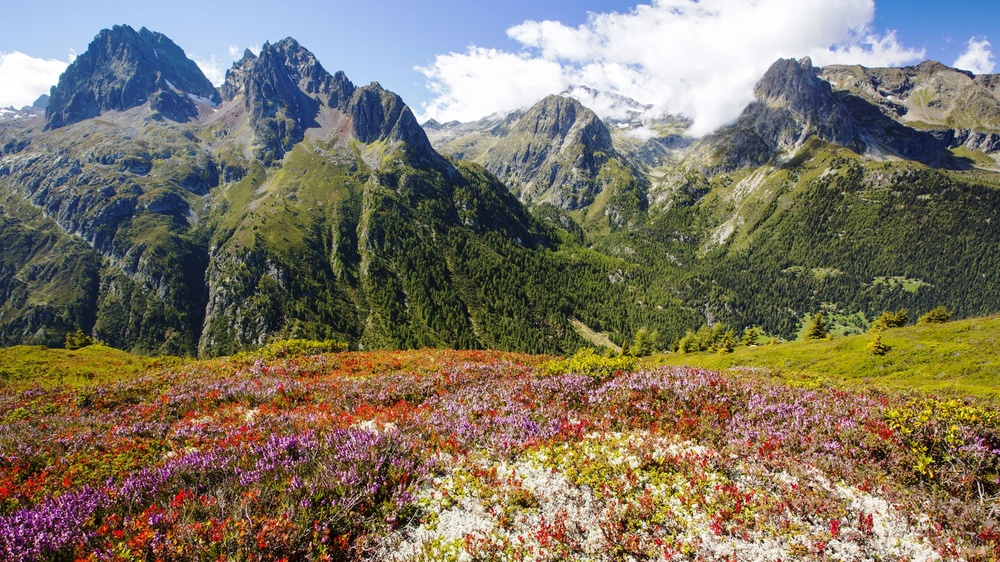
#> input picture t.jpg, 1000 x 562 px, shrunk from 1920 x 1080 before the run
$ python gray.py t.jpg
#> lines starting #> are read from the running program, lines starting #| are printed output that depends on the picture
import sys
import cv2
import numpy as np

I = cv2.imread(sys.argv[1], cv2.IMREAD_GRAYSCALE).astype(float)
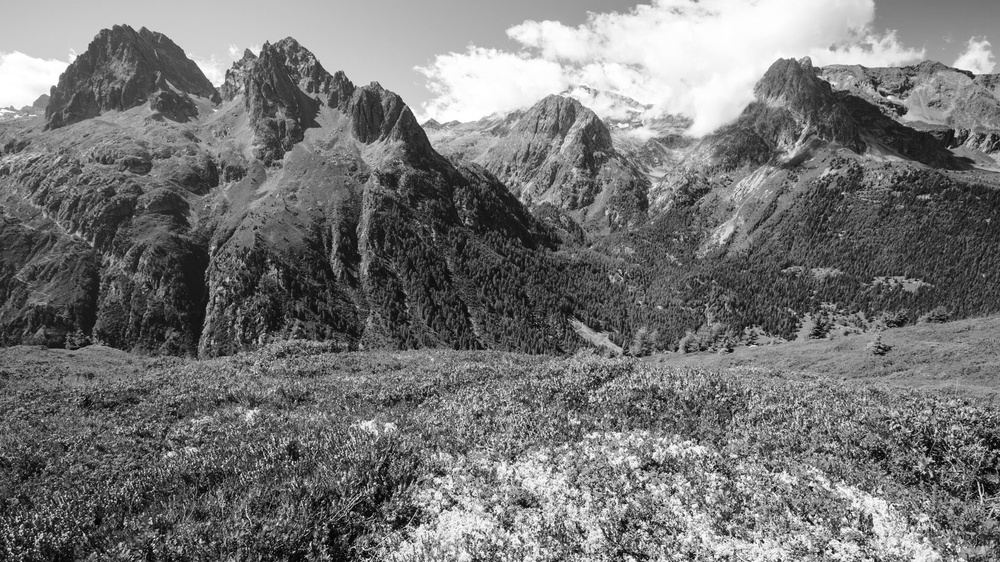
#> I: shape (562, 1000) float64; min 0, max 255, mean 117.4
def halftone(I):
    for i in range(2, len(I) - 2):
        for j in range(2, len(I[0]) - 2):
            e = I[i][j] if I[i][j] < 128 else I[i][j] - 255
            I[i][j] = 0 if I[i][j] < 128 else 255
            I[i:i+3, j-2:j+3] += np.array([[0, 0, 0, 7, 5], [3, 5, 7, 5, 3], [1, 3, 5, 3, 1]]) / 48 * e
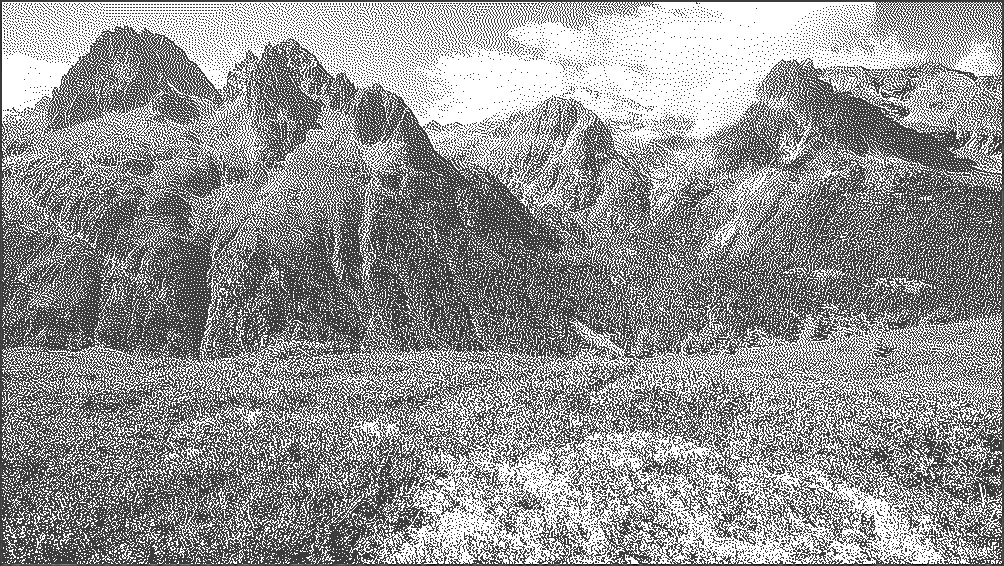
#> I: shape (566, 1004) float64; min -78.73, max 255, mean 116.1; drawn with min black and max white
    return I[2:-2, 2:-2]
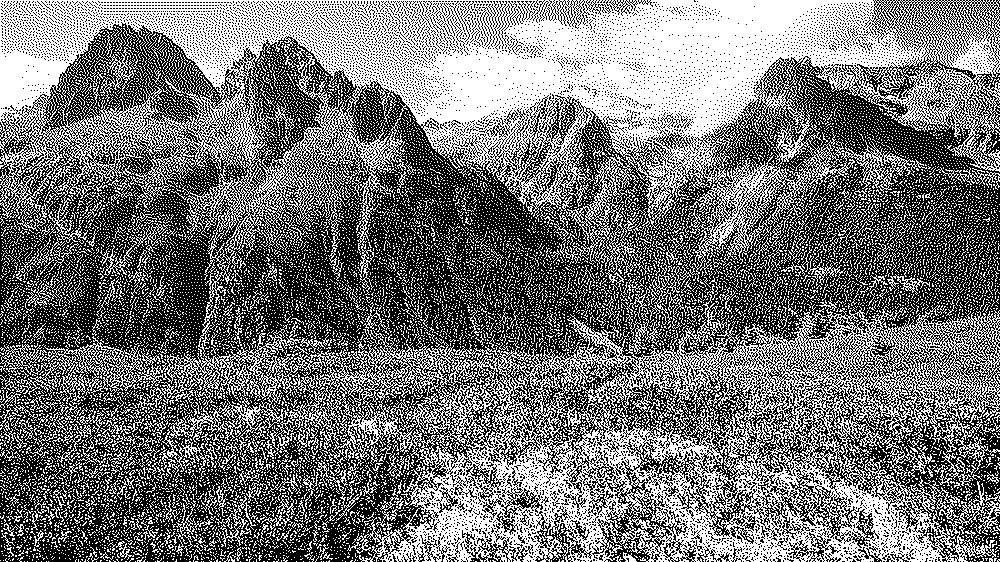
#> returned value: shape (562, 1000) float64; 46% white in thin lines or dots
I = halftone(np.pad(I, 2))

O = [np.empty([i * 2 for i in I.shape]) for _ in range(2)]
P = [np.array([[1, 0], [0, 1]]), np.array([[0, 1], [1, 0]])]
for i in range(0, len(I), 2):
    for j in range(0, len(I[0]), 2):
        p = np.random.randint(2)
        if I[i][j] == 0:
            O[p][i*2:i*2+2, j*2:j*2+2] = P[0]
            O[1-p][i*2:i*2+2, j*2:j*2+2] = P[1]
        else:
            O[p][i*2:i*2+2, j*2:j*2+2] = P[p]
            O[1-p][i*2:i*2+2, j*2:j*2+2] = P[p]
#> this loop made 281 passes
#> i on passes 3 to 5: 4, 6, 8
#> after the loop, O = 2 items

cv2.imwrite('out1.jpg', O[0].astype(np.uint8) * 255)
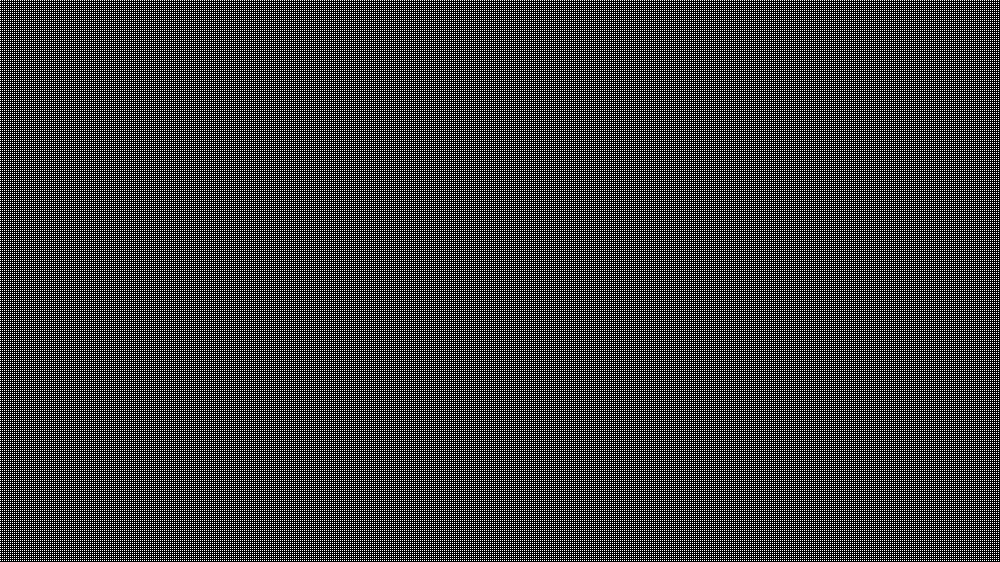
#> saved as out1.jpg: shape (1124, 2000) (shown at 1/2 size); 12.5% white in thin lines or dots
cv2.imwrite('out2.jpg', O[1].astype(np.uint8) * 255)
